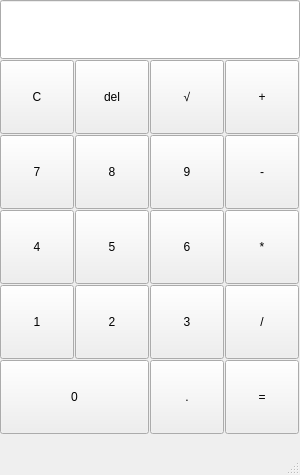
<?xml version="1.0" encoding="UTF-8"?>
<ui version="4.0">
 <class>calculator</class>
 <widget class="QMainWindow" name="calculator">
  <property name="geometry">
   <rect>
    <x>0</x>
    <y>0</y>
    <width>300</width>
    <height>475</height>
   </rect>
  </property>
  <property name="windowTitle">
   <string>calculator</string>
  </property>
  <widget class="QWidget" name="centralwidget">
   <widget class="QWidget" name="widget" native="true">
    <property name="geometry">
     <rect>
      <x>0</x>
      <y>-20</y>
      <width>301</width>
      <height>471</height>
     </rect>
    </property>
    <widget class="QPushButton" name="btn_c">
     <property name="geometry">
      <rect>
       <x>0</x>
       <y>80</y>
       <width>74</width>
       <height>74</height>
      </rect>
     </property>
     <property name="text">
      <string>C</string>
     </property>
    </widget>
    <widget class="QPushButton" name="btn_del">
     <property name="geometry">
      <rect>
       <x>75</x>
       <y>80</y>
       <width>74</width>
       <height>74</height>
      </rect>
     </property>
     <property name="text">
      <string>del</string>
     </property>
    </widget>
    <widget class="QPushButton" name="btn_radical">
     <property name="geometry">
      <rect>
       <x>150</x>
       <y>80</y>
       <width>74</width>
       <height>74</height>
      </rect>
     </property>
     <property name="text">
      <string>√</string>
     </property>
    </widget>
    <widget class="QPushButton" name="btn_plus">
     <property name="geometry">
      <rect>
       <x>225</x>
       <y>80</y>
       <width>74</width>
       <height>74</height>
      </rect>
     </property>
     <property name="text">
      <string>+</string>
     </property>
    </widget>
    <widget class="QPushButton" name="btn_7">
     <property name="geometry">
      <rect>
       <x>0</x>
       <y>155</y>
       <width>74</width>
       <height>74</height>
      </rect>
     </property>
     <property name="text">
      <string>7</string>
     </property>
    </widget>
    <widget class="QPushButton" name="btn_9">
     <property name="geometry">
      <rect>
       <x>150</x>
       <y>155</y>
       <width>74</width>
       <height>74</height>
      </rect>
     </property>
     <property name="text">
      <string>9</string>
     </property>
    </widget>
    <widget class="QPushButton" name="btn_8">
     <property name="geometry">
      <rect>
       <x>75</x>
       <y>155</y>
       <width>74</width>
       <height>74</height>
      </rect>
     </property>
     <property name="text">
      <string>8</string>
     </property>
    </widget>
    <widget class="QPushButton" name="btn_minus">
     <property name="geometry">
      <rect>
       <x>225</x>
       <y>155</y>
       <width>74</width>
       <height>74</height>
      </rect>
     </property>
     <property name="text">
      <string>-</string>
     </property>
    </widget>
    <widget class="QPushButton" name="btn_4">
     <property name="geometry">
      <rect>
       <x>0</x>
       <y>230</y>
       <width>74</width>
       <height>74</height>
      </rect>
     </property>
     <property name="text">
      <string>4</string>
     </property>
    </widget>
    <widget class="QPushButton" name="btn_5">
     <property name="geometry">
      <rect>
       <x>75</x>
       <y>230</y>
       <width>74</width>
       <height>74</height>
      </rect>
     </property>
     <property name="text">
      <string>5</string>
     </property>
    </widget>
    <widget class="QPushButton" name="btn_6">
     <property name="geometry">
      <rect>
       <x>150</x>
       <y>230</y>
       <width>74</width>
       <height>74</height>
      </rect>
     </property>
     <property name="text">
      <string>6</string>
     </property>
    </widget>
    <widget class="QPushButton" name="btn_multiply">
     <property name="geometry">
      <rect>
       <x>225</x>
       <y>230</y>
       <width>74</width>
       <height>74</height>
      </rect>
     </property>
     <property name="text">
      <string>*</string>
     </property>
    </widget>
    <widget class="QPushButton" name="btn_1">
     <property name="geometry">
      <rect>
       <x>0</x>
       <y>305</y>
       <width>74</width>
       <height>74</height>
      </rect>
     </property>
     <property name="text">
      <string>1</string>
     </property>
    </widget>
    <widget class="QPushButton" name="btn_2">
     <property name="geometry">
      <rect>
       <x>75</x>
       <y>305</y>
       <width>74</width>
       <height>74</height>
      </rect>
     </property>
     <property name="text">
      <string>2</string>
     </property>
    </widget>
    <widget class="QPushButton" name="btn_3">
     <property name="geometry">
      <rect>
       <x>150</x>
       <y>305</y>
       <width>74</width>
       <height>74</height>
      </rect>
     </property>
     <property name="text">
      <string>3</string>
     </property>
    </widget>
    <widget class="QPushButton" name="btn_divide">
     <property name="geometry">
      <rect>
       <x>225</x>
       <y>305</y>
       <width>74</width>
       <height>74</height>
      </rect>
     </property>
     <property name="text">
      <string>/</string>
     </property>
    </widget>
    <widget class="QPushButton" name="btn_0">
     <property name="geometry">
      <rect>
       <x>0</x>
       <y>380</y>
       <width>149</width>
       <height>74</height>
      </rect>
     </property>
     <property name="text">
      <string>0</string>
     </property>
    </widget>
    <widget class="QPushButton" name="btn_dot">
     <property name="geometry">
      <rect>
       <x>150</x>
       <y>380</y>
       <width>74</width>
       <height>74</height>
      </rect>
     </property>
     <property name="text">
      <string>.</string>
     </property>
    </widget>
    <widget class="QPushButton" name="btn_equals">
     <property name="geometry">
      <rect>
       <x>225</x>
       <y>380</y>
       <width>74</width>
       <height>74</height>
      </rect>
     </property>
     <property name="text">
      <string>=</string>
     </property>
    </widget>
    <widget class="QLineEdit" name="lineEdit">
     <property name="geometry">
      <rect>
       <x>0</x>
       <y>20</y>
       <width>300</width>
       <height>59</height>
      </rect>
     </property>
     <property name="styleSheet">
      <string notr="true">font: 20pt &quot;MS Shell Dlg 2&quot;;</string>
     </property>
    </widget>
   </widget>
  </widget>
  <widget class="QMenuBar" name="menubar">
   <property name="geometry">
    <rect>
     <x>0</x>
     <y>0</y>
     <width>300</width>
     <height>21</height>
    </rect>
   </property>
  </widget>
  <widget class="QStatusBar" name="statusbar"/>
 </widget>
 <resources/>
 <connections/>
</ui>
